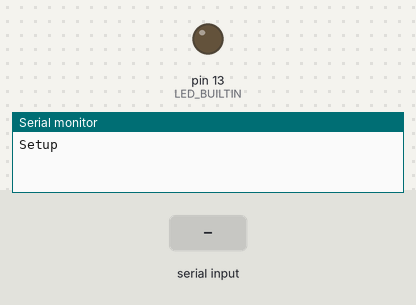
Bench run of a sketch on a simulated Arduino Uno, built with avr-gcc and run on an emulated ATmega328P. Parts: output pins drawn as LEDs (lit = HIGH), the last lines printed to the serial monitor. Dashed ring = blinking. The inputs (shaded band) are chosen by the test bench.

Above: at 1.2 s.
1.3 s: "<TEST,1>" received over Serial
At 2.11 s:
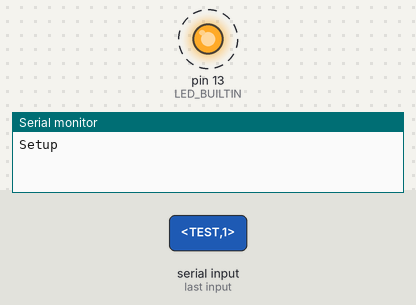
4.3 s: "<TEST,150>" received over Serial
At 6.9 s:
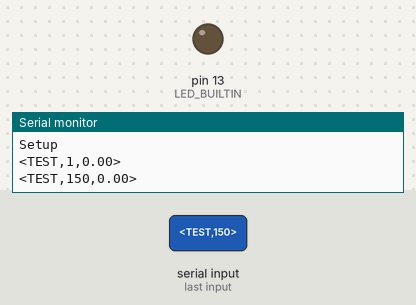
Timing chart, 0 to 8.4 s (numbered marks = the images above; inputs shaded):
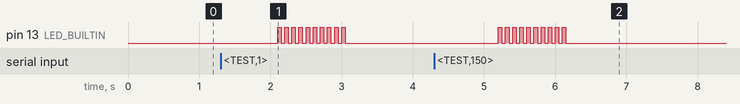

Measured:
- after the input at 1.3 s, pin 13 (LED_BUILTIN): alternates HIGH for 0.05 s and LOW for 0.05 s, 20 changes in all, then stays LOW, starting after 0.80 s
- after the input at 4.3 s, pin 13 (LED_BUILTIN): alternates HIGH for 0.05 s and LOW for 0.05 s, 20 changes in all, then stays LOW, starting after 0.90 s

The sketch:

simpleSerialArduino.ino
```cpp
const byte buffSize = 40;
char inputBuffer[buffSize];
const char startMarker = '<';
const char endMarker = '>';
byte bytesRecvd = 0;
boolean readInProgress = false;
boolean newDataFromPC = false;

char cvar0[buffSize] = {0};
int ivar0 = 0;
float fvar0 = 0.0; // fraction of servo range to move

void setup() {
  Serial.begin(9600);
  Serial.println("Setup");

  //setup pins etc
  pinMode(LED_BUILTIN, OUTPUT);
}

void loop() {
  getDataFromPC();
  performAction();
  replyToPC();
  newDataFromPC = false; //explicitly make sure PC message is not processed twice
  delay(100);
}

void getDataFromPC() {

  if(Serial.available() > 0) {
    char x = Serial.read();

    // the order of these IF clauses is significant
    if (x == endMarker) {
      readInProgress = false;
      newDataFromPC = true;
      inputBuffer[bytesRecvd] = 0;
      parseData();
    }

    if(readInProgress) {
      inputBuffer[bytesRecvd] = x;
      bytesRecvd ++;
      if (bytesRecvd == buffSize) {
        bytesRecvd = buffSize - 1;
      }
    }

    if (x == startMarker) {
      bytesRecvd = 0;
      readInProgress = true;
    }
  }

}

void parseData() {
  // split the data into its parts, expected format CHARS,INT,FLOAT... (note markers < and > already stripped out)
  char * strtokIndx; // this is used by strtok() as an index

  strtokIndx = strtok(inputBuffer,","); // get the first part - the string
  strcpy(cvar0, strtokIndx); // copy it to char array

  strtokIndx = strtok(NULL, ","); // this continues where the previous call left off
  ivar0 = atoi(strtokIndx);     // convert this part to an integer

  strtokIndx = strtok(NULL, ",");
  fvar0 = atof(strtokIndx);     // convert this part to a float
}

void replyToPC() {
  if (newDataFromPC) {
    newDataFromPC = false;
    Serial.print("<");
    Serial.print(cvar0);
    Serial.print(",");
    Serial.print(ivar0);
    Serial.print(",");
    Serial.print(fvar0);
    Serial.println(">");
  }
}

void performAction() {

  if (!newDataFromPC)
    return;

  if (strcmp(cvar0, "TEST") == 0) {
    //do something here
    for (byte n = 0; n < 10; n++) {
      digitalWrite(LED_BUILTIN, HIGH);   // turn the LED on (HIGH is the voltage level)
      delay(50);                       // wait for a second
      digitalWrite(LED_BUILTIN, LOW);    // turn the LED off by making the voltage LOW
      delay(50);                       // wait for a second
    }
  }

}
```
